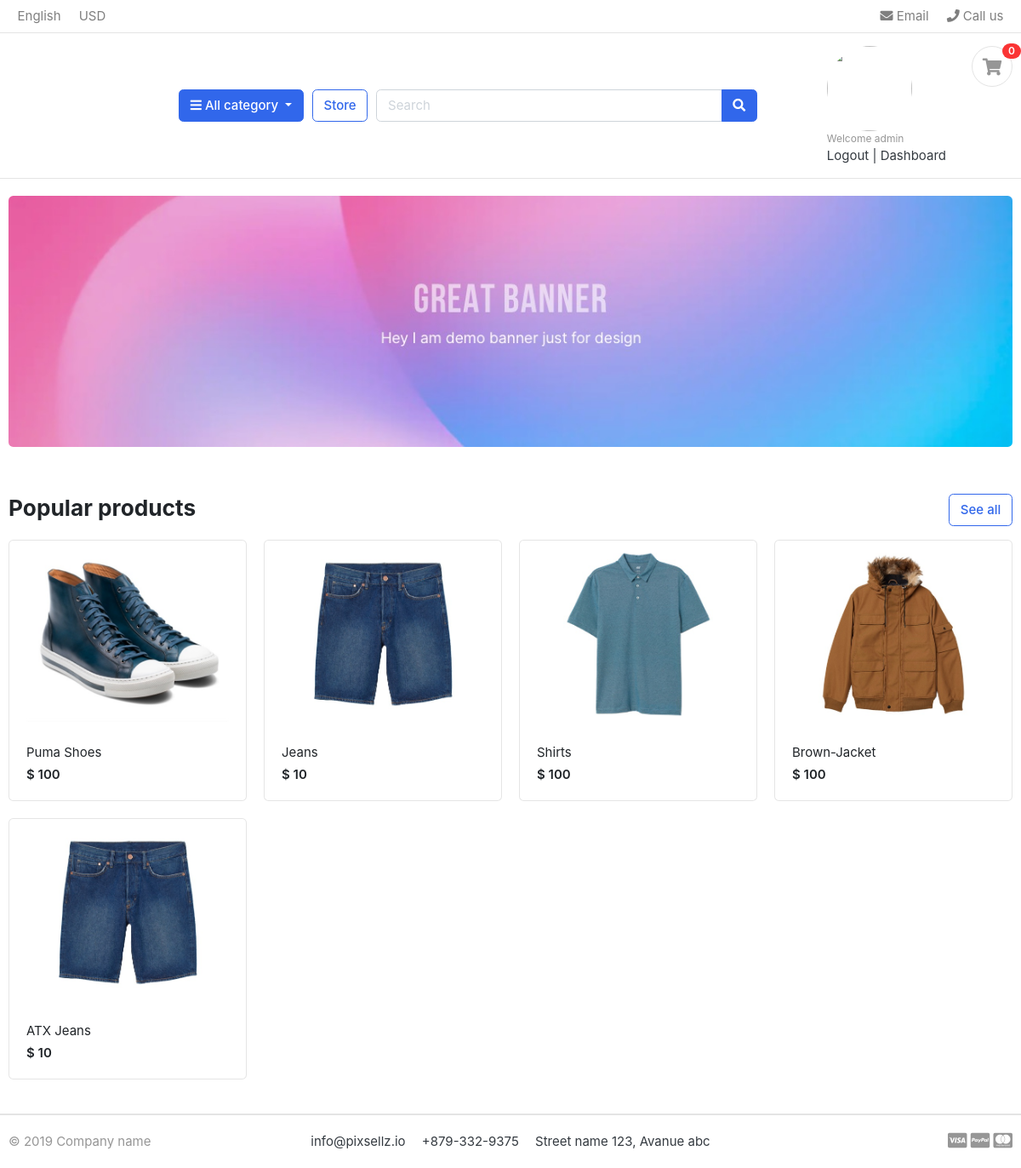
The app's page /home/ (signed in) with its own data.
### store/models.py (models this page shows, shortened)
class Product(models.Model):
    product_name = models.CharField(max_length=200,unique=True,blank=False)
    slug = models.SlugField(max_length=100,unique=True)
    description = models.TextField(max_length=500,blank=True)
    price = models.IntegerField()
    images = models.ImageField()
    stock = models.IntegerField()
    category = models.ForeignKey(category, on_delete = models.CASCADE)
    created_date = models.DateField(auto_now_add=True)
    modified_date = models.DateField(auto_now_add = True)
    is_available = models.BooleanField(default = True)

### DAkart/views.py (the view)
# urls.py: 2. Add a URL to urlpatterns:  path('', views.home, name='home')
def home(request):
    Products = Product.objects.all()
    context = {
        'Products':Products
    }
    return render(request,'home.html', context)

### carts/context_processors.py (called while the page is built)
def cartCounter(request,custom_cart=None):
    cart_count = 0
    try:
        custom_cart = Cart.objects.get(cart_id = cart_id(request))
        if request.user.is_authenticated:
            cart_items = CartItem.objects.filter(user=request.user,is_active=True)
            cart_count = cart_items.count()
        else:
            cart_items = CartItem.objects.all().filter(cart=custom_cart)
            cart_count = cart_items.count()
    except:
        cart_count=0
    return dict(count = cart_count)

### carts/views.py (called while the page is built)
def cart_id(request):
    cartId = request.session.session_key
    if not cartId:
        cartId = request.session.create()
    return  cartId

### category/context_processors.py (called while the page is built)
def menu_links(request):
   links = category.objects.all()
   return dict(links=links)

### templates/home.html (shortened to what this page needs)
{% extends 'base.html' %}
{% load static %}
{% block mainContent %}
    <section class="section-intro padding-y-sm">
    <div class="container">
    <div class="intro-banner-wrap">
        <img src="{% static 'images/banners/1.jpg' %}" class="img-fluid rounded">
    </div>
    </div>
    </section>
    <section class="section-name padding-y-sm">
    <div class="container">
    <header class="section-heading">
        <a href="./store.html" class="btn btn-outline-primary float-right">See all</a>
        <h3 class="section-title">Popular products</h3>
    </header>
    <div class="row">
        {% for product in Products %}
        <div class="col-md-3">
            <div class="card card-product-grid">
                <a href="{% url 'product_detail' product.category.slug product.slug  %}" class="img-wrap"> <img src="{{ product.images.url }}"> </a>
                <figcaption class="info-wrap">
                    <a href="{% url 'product_detail' product.category.slug product.slug  %}" class="title">{{ product.product_name }}</a>
                    <div class="price mt-1">$ {{ product.price }}</div>
                </figcaption>
            </div>
        </div>
        {% endfor %}
    </div>
    </div>
    </section>
{% endblock %}

### templates/includes/header.html (shortened to what this page needs)
<header class="section-header">
    <nav class="navbar p-md-0 navbar-expand-sm navbar-light border-bottom">
    <div class="container">
      <div class="collapse navbar-collapse" id="navbarTop4">
        <ul class="navbar-nav mr-auto">
            <li class="nav-item dropdown">
                 <a href="#" class="nav-link">   English </a>
            </li>
            <li class="nav-item dropdown">
                <a href="#" class="nav-link"> USD </a>
            </li>
        </ul>
        <ul class="navbar-nav">
            <li><a href="#" class="nav-link"> <i class="fa fa-envelope"></i> Email </a></li>
            <li><a href="#" class="nav-link"> <i class="fa fa-phone"></i> Call us </a></li>
        </ul>
      </div>
    </div>
    </nav>
    <section class="header-main border-bottom">
        <div class="container">
    <div class="row align-items-center">
        <div class="col-lg col-sm col-md col-6 flex-grow-0">
            <div class="category-wrap dropdown d-inline-block float-right">
                <button type="button" class="btn btn-primary dropdown-toggle" data-toggle="dropdown">
                    <i class="fa fa-bars"></i> All category
                </button>
            </div>
        </div>
        <a href="{% url 'store' %}" class="btn btn-outline-primary">Store</a>
        <div class="col-lg  col-md-6 col-sm-12 col">
            <form action="{% url 'search' %}" class="search" >
                <div class="input-group w-100">
                    <input type="text" class="form-control" name="keyword" style="width:60%;" placeholder="Search">
                    <div class="input-group-append">
                      <button class="btn btn-primary" type="submit">
                        <i class="fa fa-search"></i>
                      </button>
                    </div>
                </div>
            </form>
        </div>
        <div class="col-lg-3 col-sm-6 col-8 order-2 order-lg-3">
                    <div class="d-flex justify-content-end mb-3 mb-lg-0">
                        <div class="widget-header">
                            <div>
                                {% if user.id is not None %}
                                <img src="{{ user.userprofile.profile_picture.url }}" width ="100" height="100" style="border-radius:50%">
                                <small class="title text-muted">Welcome {{ user.username }}</small>
                                <a href="{% url 'logout' %}">Logout</a> <span class="dark-transp"> | </span>
                                <a href="{% url 'dashboard' %}"> Dashboard</a>
                                {% else %}
                                <small class="title text-muted">Welcome guest!</small>
                                <a href="{% url 'login' %}">Sign in</a> <span class="dark-transp"> | </span>
                                <a href="{% url 'registration' %}"> Register</a>
                                {% endif %}
                            </div>
                        </div>
                        <a href="{% url 'cart' %}" class="widget-header pl-3 ml-3">
                            <div class="icon icon-sm rounded-circle border"><i class="fa fa-shopping-cart"></i></div>
                            <span class="badge badge-pill badge-danger notify">{{ count }}</span>
                        </a>
                    </div>
                </div>
    </div>
        </div>
    </section>
    </header>

### DAkart/static/css/ui.css (style rules this page uses)
html { font-family: "Inter", sans-serif; font-size: 15px; }
.img-wrap { text-align: center; display: block; }
.img-wrap img { max-width: 100%; }
.icon-xs, .icon-sm, .icon-md, .icon-lg { display: inline-block; text-align: center; flex-shrink: 0; flex-grow: 0; }
.icon-sm { width: 48px; height: 48px; line-height: 48px !important; font-size: 20px; }
.padding-y-sm { padding-top: 20px; padding-bottom: 20px; }
.section-heading { margin-bottom: 20px; margin-top: 15px; }
.section-title { color: #212529; }
.header-main { position: relative; padding-top: 1rem; padding-bottom: 1rem; }
.widget-header { display: inline-block; vertical-align: middle; position: relative; }
.widget-header a { color: #343a40; }
.widget-header i { color: #969696; }
.widget-header .title { display: block; }
.widget-header .notify { position: absolute; top: -3px; right: -10px; }
[class*=card-product] a.title { color: #212529; display: block; }
[class*=card-product] .img-wrap { overflow: hidden; position: relative; }
[class*=card-product] .img-wrap img { height: 100%; max-width: 100%; width: auto; display: inline-block; -o-object-fit: cover; object-fit: cover; }
.card-product-grid { margin-bottom: 20px; }
.card-product-grid .img-wrap { border-radius: 0.2rem 0.2rem 0 0; height: 220px; }
.card-product-grid .info-wrap { overflow: hidden; padding: 18px 20px; }
.card .img-wrap { overflow: hidden; }
.notify { position: absolute; top: -4px; right: -10px; display: inline-block; padding: 0.25em 0.6em; font-size: 12px; line-height: 1; text-align: center; border-radius: 3rem; color: #fff; background-color: #fa3434; }
.price { font-weight: 600; color: #212529; }

### records on screen
Product: images (picture), product_name "Puma Shoes", price "100"
Product: images (picture), product_name "Jeans", price "10"
Product: images (picture), product_name "Shirts", price "100"
Product: images (picture), product_name "Brown-Jacket", price "100"
Product: images (picture), product_name "ATX Jeans", price "10"

### other values on screen
{{ user.username }} "admin"
{{ count }} "0"
